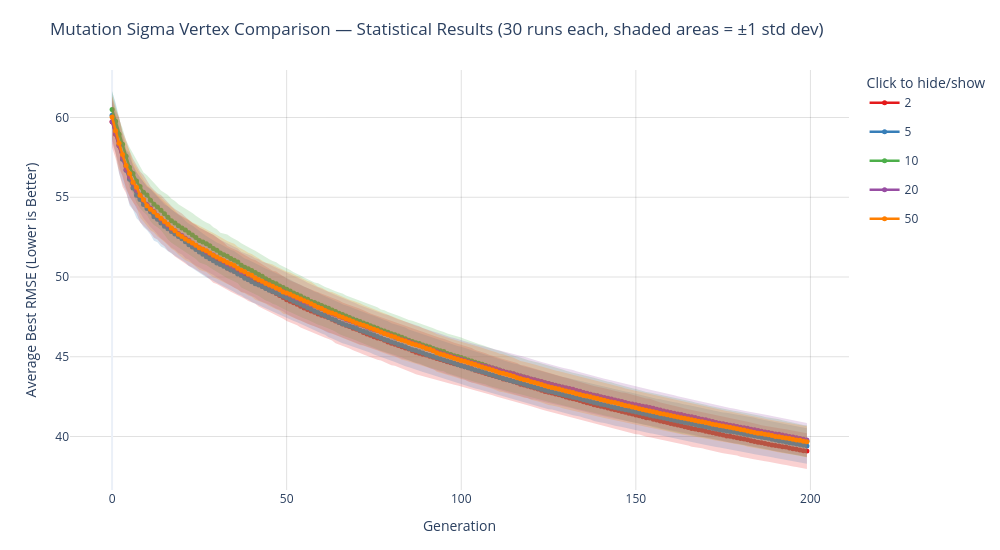

Notebook cell for this chart:
### Code cell
sigma_vertex = [
    "2",
    "5",
    "10",
    "20",
    "50"
]

plot_statistical_comparison_interactive(
    sigma_vertex_statistical_comparison,
    labels=sigma_vertex,
    title="Mutation Sigma Vertex Comparison — Statistical Results (30 runs each, shaded areas = ±1 std dev)",
)

### Figure 1 — Plotly figure (JSON) as saved in the notebook; plotly's stock layout.template omitted (floating-point values rounded to 4 significant figures; data arrays with more than 128 entries replaced by an {"elided": "..."} marker saying what was removed)
{"data": [{"hoverinfo": "skip", "legendgroup": "2", "line": {"width": 0}, "mode": "lines", "name": "2 std upper", "showlegend": false, "type": "scatter", "x": {"elided": "200 int values"}, "y": {"elided": "200 float values"}}, {"fill": "tonexty", "fillcolor": "rgba(228,26,28, 0.20)", "hoverinfo": "skip", "legendgroup": "2", "line": {"width": 0}, "mode": "lines", "name": "2 std band", "showlegend": false, "type": "scatter", "x": {"elided": "200 int values"}, "y": {"elided": "200 float values"}}, {"customdata": {"elided": "200x1 float values"}, "hovertemplate": "Generation: %{x}<br>Mean: %{y:.5f}<br>Std: %{customdata[0]:.5f}<extra></extra>", "legendgroup": "2", "line": {"color": "rgb(228,26,28)", "width": 2.5}, "marker": {"size": 5}, "mode": "lines+markers", "name": "2", "type": "scatter", "x": {"elided": "200 int values"}, "y": {"elided": "200 float values"}}, {"hoverinfo": "skip", "legendgroup": "5", "line": {"width": 0}, "mode": "lines", "name": "5 std upper", "showlegend": false, "type": "scatter", "x": {"elided": "200 int values"}, "y": {"elided": "200 float values"}}, {"fill": "tonexty", "fillcolor": "rgba(55,126,184, 0.20)", "hoverinfo": "skip", "legendgroup": "5", "line": {"width": 0}, "mode": "lines", "name": "5 std band", "showlegend": false, "type": "scatter", "x": {"elided": "200 int values"}, "y": {"elided": "200 float values"}}, {"customdata": {"elided": "200x1 float values"}, "hovertemplate": "Generation: %{x}<br>Mean: %{y:.5f}<br>Std: %{customdata[0]:.5f}<extra></extra>", "legendgroup": "5", "line": {"color": "rgb(55,126,184)", "width": 2.5}, "marker": {"size": 5}, "mode": "lines+markers", "name": "5", "type": "scatter", "x": {"elided": "200 int values"}, "y": {"elided": "200 float values"}}, {"hoverinfo": "skip", "legendgroup": "10", "line": {"width": 0}, "mode": "lines", "name": "10 std upper", "showlegend": false, "type": "scatter", "x": {"elided": "200 int values"}, "y": {"elided": "200 float values"}}, {"fill": "tonexty", "fillcolor": "rgba(77,175,74, 0.20)", "hoverinfo": "skip", "legendgroup": "10", "line": {"width": 0}, "mode": "lines", "name": "10 std band", "showlegend": false, "type": "scatter", "x": {"elided": "200 int values"}, "y": {"elided": "200 float values"}}, {"customdata": {"elided": "200x1 float values"}, "hovertemplate": "Generation: %{x}<br>Mean: %{y:.5f}<br>Std: %{customdata[0]:.5f}<extra></extra>", "legendgroup": "10", "line": {"color": "rgb(77,175,74)", "width": 2.5}, "marker": {"size": 5}, "mode": "lines+markers", "name": "10", "type": "scatter", "x": {"elided": "200 int values"}, "y": {"elided": "200 float values"}}, {"hoverinfo": "skip", "legendgroup": "20", "line": {"width": 0}, "mode": "lines", "name": "20 std upper", "showlegend": false, "type": "scatter", "x": {"elided": "200 int values"}, "y": {"elided": "200 float values"}}, {"fill": "tonexty", "fillcolor": "rgba(152,78,163, 0.20)", "hoverinfo": "skip", "legendgroup": "20", "line": {"width": 0}, "mode": "lines", "name": "20 std band", "showlegend": false, "type": "scatter", "x": {"elided": "200 int values"}, "y": {"elided": "200 float values"}}, {"customdata": {"elided": "200x1 float values"}, "hovertemplate": "Generation: %{x}<br>Mean: %{y:.5f}<br>Std: %{customdata[0]:.5f}<extra></extra>", "legendgroup": "20", "line": {"color": "rgb(152,78,163)", "width": 2.5}, "marker": {"size": 5}, "mode": "lines+markers", "name": "20", "type": "scatter", "x": {"elided": "200 int values"}, "y": {"elided": "200 float values"}}, {"hoverinfo": "skip", "legendgroup": "50", "line": {"width": 0}, "mode": "lines", "name": "50 std upper", "showlegend": false, "type": "scatter", "x": {"elided": "200 int values"}, "y": {"elided": "200 float values"}}, {"fill": "tonexty", "fillcolor": "rgba(255,127,0, 0.20)", "hoverinfo": "skip", "legendgroup": "50", "line": {"width": 0}, "mode": "lines", "name": "50 std band", "showlegend": false, "type": "scatter", "x": {"elided": "200 int values"}, "y": {"elided": "200 float values"}}, {"customdata": {"elided": "200x1 float values"}, "hovertemplate": "Generation: %{x}<br>Mean: %{y:.5f}<br>Std: %{customdata[0]:.5f}<extra></extra>", "legendgroup": "50", "line": {"color": "rgb(255,127,0)", "width": 2.5}, "marker": {"size": 5}, "mode": "lines+markers", "name": "50", "type": "scatter", "x": {"elided": "200 int values"}, "y": {"elided": "200 float values"}}], "layout": {"height": 550, "hovermode": "x unified", "legend": {"itemclick": "toggle", "itemdoubleclick": "toggleothers", "title": {"text": "Click to hide/show"}}, "margin": {"b": 60, "l": 70, "r": 30, "t": 70}, "title": {"text": "Mutation Sigma Vertex Comparison — Statistical Results (30 runs each, shaded areas = ±1 std dev)"}, "width": 1000, "xaxis": {"gridcolor": "rgba(0,0,0,0.12)", "showgrid": true, "title": {"text": "Generation"}}, "yaxis": {"gridcolor": "rgba(0,0,0,0.12)", "showgrid": true, "title": {"text": "Average Best RMSE (Lower is Better)"}}}}
